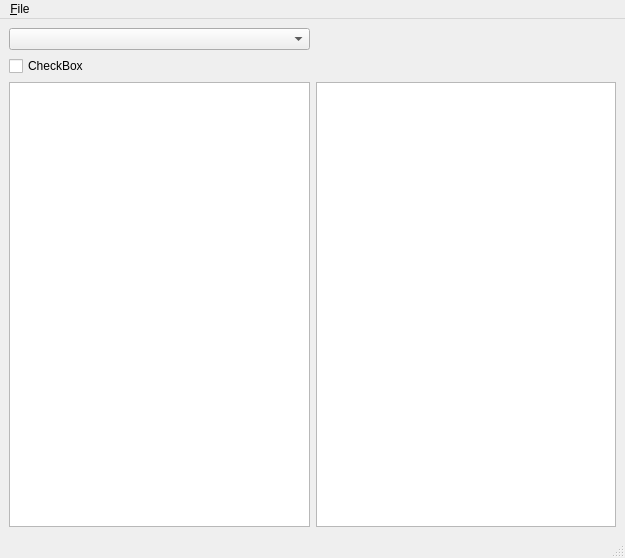
<?xml version="1.0" encoding="UTF-8"?>
<ui version="4.0">
 <class>MainWindow</class>
 <widget class="QMainWindow" name="MainWindow">
  <property name="geometry">
   <rect>
    <x>0</x>
    <y>0</y>
    <width>625</width>
    <height>558</height>
   </rect>
  </property>
  <property name="windowTitle">
   <string>MainWindow</string>
  </property>
  <widget class="QWidget" name="centralwidget">
   <layout class="QGridLayout" name="gridLayout">
    <item row="2" column="0">
     <widget class="QTextEdit" name="textEdit"/>
    </item>
    <item row="1" column="0">
     <widget class="QCheckBox" name="checkBox">
      <property name="text">
       <string>CheckBox</string>
      </property>
     </widget>
    </item>
    <item row="0" column="0">
     <widget class="QComboBox" name="comboBox"/>
    </item>
    <item row="2" column="2">
     <widget class="QTextEdit" name="textEdit_2"/>
    </item>
   </layout>
  </widget>
  <widget class="QMenuBar" name="menubar">
   <property name="geometry">
    <rect>
     <x>0</x>
     <y>0</y>
     <width>625</width>
     <height>21</height>
    </rect>
   </property>
   <widget class="QMenu" name="menu_File">
    <property name="title">
     <string>&amp;File</string>
    </property>
    <addaction name="actionShow_CCPL"/>
    <addaction name="action_About"/>
    <addaction name="action_Close"/>
   </widget>
   <addaction name="menu_File"/>
  </widget>
  <widget class="QStatusBar" name="statusbar"/>
  <action name="actionShow_CCPL">
   <property name="text">
    <string>Show &amp;CCPL</string>
   </property>
  </action>
  <action name="action_About">
   <property name="text">
    <string>&amp;About</string>
   </property>
  </action>
  <action name="action_Close">
   <property name="checkable">
    <bool>false</bool>
   </property>
   <property name="text">
    <string>Close   &amp;X</string>
   </property>
  </action>
 </widget>
 <resources/>
 <connections>
  <connection>
   <sender>action_Close</sender>
   <signal>triggered()</signal>
   <receiver>MainWindow</receiver>
   <slot>close()</slot>
   <hints>
    <hint type="sourcelabel">
     <x>-1</x>
     <y>-1</y>
    </hint>
    <hint type="destinationlabel">
     <x>365</x>
     <y>237</y>
    </hint>
   </hints>
  </connection>
 </connections>
</ui>
